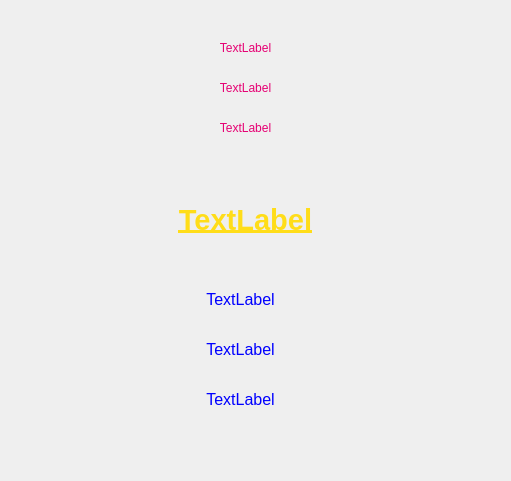
<?xml version="1.0" encoding="UTF-8"?>
<ui version="4.0">
 <class>Formgongchi</class>
 <widget class="QWidget" name="Formgongchi">
  <property name="geometry">
   <rect>
    <x>0</x>
    <y>0</y>
    <width>511</width>
    <height>481</height>
   </rect>
  </property>
  <property name="windowTitle">
   <string>Form</string>
  </property>
  <widget class="QLabel" name="label">
   <property name="geometry">
    <rect>
     <x>80</x>
     <y>40</y>
     <width>331</width>
     <height>17</height>
    </rect>
   </property>
   <property name="text">
    <string>&lt;html&gt;&lt;head/&gt;&lt;body&gt;&lt;p align=&quot;center&quot;&gt;&lt;span style=&quot; color:#e60073;&quot;&gt;TextLabel&lt;/span&gt;&lt;/p&gt;&lt;/body&gt;&lt;/html&gt;</string>
   </property>
  </widget>
  <widget class="QLabel" name="label_2">
   <property name="geometry">
    <rect>
     <x>80</x>
     <y>80</y>
     <width>331</width>
     <height>17</height>
    </rect>
   </property>
   <property name="text">
    <string>&lt;html&gt;&lt;head/&gt;&lt;body&gt;&lt;p align=&quot;center&quot;&gt;&lt;span style=&quot; color:#e60073;&quot;&gt;TextLabel&lt;/span&gt;&lt;/p&gt;&lt;/body&gt;&lt;/html&gt;</string>
   </property>
  </widget>
  <widget class="QLabel" name="label_3">
   <property name="geometry">
    <rect>
     <x>80</x>
     <y>120</y>
     <width>331</width>
     <height>17</height>
    </rect>
   </property>
   <property name="text">
    <string>&lt;html&gt;&lt;head/&gt;&lt;body&gt;&lt;p align=&quot;center&quot;&gt;&lt;span style=&quot; color:#e60073;&quot;&gt;TextLabel&lt;/span&gt;&lt;/p&gt;&lt;/body&gt;&lt;/html&gt;</string>
   </property>
  </widget>
  <widget class="QLabel" name="label_4">
   <property name="geometry">
    <rect>
     <x>30</x>
     <y>180</y>
     <width>431</width>
     <height>81</height>
    </rect>
   </property>
   <property name="text">
    <string>&lt;html&gt;&lt;head/&gt;&lt;body&gt;&lt;p align=&quot;center&quot;&gt;&lt;span style=&quot; font-size:22pt; font-weight:600; text-decoration: underline; color:#ffdd19;&quot;&gt;TextLabel&lt;/span&gt;&lt;/p&gt;&lt;/body&gt;&lt;/html&gt;</string>
   </property>
  </widget>
  <widget class="QLabel" name="label_5">
   <property name="geometry">
    <rect>
     <x>80</x>
     <y>290</y>
     <width>321</width>
     <height>20</height>
    </rect>
   </property>
   <property name="text">
    <string>&lt;html&gt;&lt;head/&gt;&lt;body&gt;&lt;p align=&quot;center&quot;&gt;&lt;span style=&quot; font-size:12pt; color:#0000ff;&quot;&gt;TextLabel&lt;/span&gt;&lt;/p&gt;&lt;/body&gt;&lt;/html&gt;</string>
   </property>
  </widget>
  <widget class="QLabel" name="label_6">
   <property name="geometry">
    <rect>
     <x>80</x>
     <y>340</y>
     <width>321</width>
     <height>20</height>
    </rect>
   </property>
   <property name="text">
    <string>&lt;html&gt;&lt;head/&gt;&lt;body&gt;&lt;p align=&quot;center&quot;&gt;&lt;span style=&quot; font-size:12pt; color:#0000ff;&quot;&gt;TextLabel&lt;/span&gt;&lt;/p&gt;&lt;/body&gt;&lt;/html&gt;</string>
   </property>
  </widget>
  <widget class="QLabel" name="label_7">
   <property name="geometry">
    <rect>
     <x>80</x>
     <y>390</y>
     <width>321</width>
     <height>20</height>
    </rect>
   </property>
   <property name="text">
    <string>&lt;html&gt;&lt;head/&gt;&lt;body&gt;&lt;p align=&quot;center&quot;&gt;&lt;span style=&quot; font-size:12pt; color:#0000ff;&quot;&gt;TextLabel&lt;/span&gt;&lt;/p&gt;&lt;/body&gt;&lt;/html&gt;</string>
   </property>
  </widget>
 </widget>
 <resources/>
 <connections/>
</ui>
